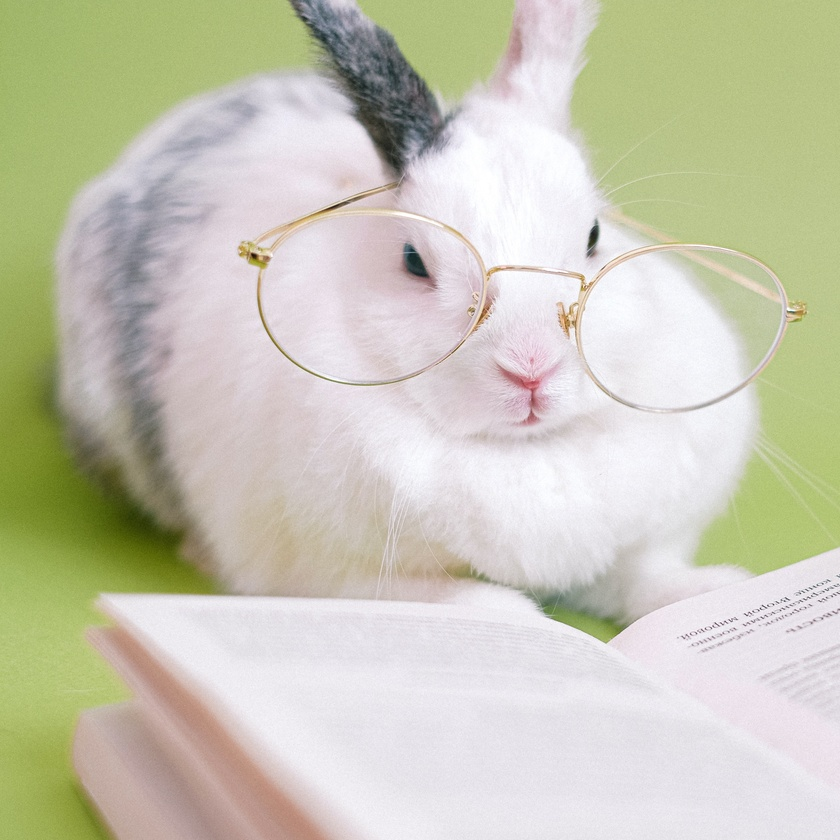
#> input picture T6/rabbit.jpg, 840 x 840 px, shrunk from 4147 x 4147 before the run
$ python 'P - 6.4 (Lotka-Volterra).py'
#> lines starting #> are read from the running program, lines starting #| are printed output that depends on the picture
### Exercise 6.4 (Poblaciones animales)

import numpy as np
import matplotlib.pyplot as plt

def rungeKutta4(x,y,dt,f):
    f0 = f(x,y)
    f1 = f(x + f0*dt/2,y)
    f2 = f(x + f1*dt/2,y)
    f3 = f(x + f2*dt,y)
    xt = x + dt/6*(f0 + 2*f1 + 2*f2 + f3)
    return xt

def fx(x,y): return a*x - b*x*y

def fy(y,x): return -g*y + d*x*y

# Initialization parameters
a,b,g,d = 0.04,0.0005,0.3,5e-5
xo, yo = 1000,40
dt = 0.01

time = np.arange(0,1000,dt)

# Main integration loop
Xlist = [xo]
Ylist = [yo]
for t in time:
    xi = Xlist[-1]
    yi = Ylist[-1]
    x_next = rungeKutta4(xi,yi,dt,fx)
    y_next = rungeKutta4(yi,xi,dt,fy)

    Xlist.append(x_next)
    Ylist.append(y_next)

# Plot Settingds
fig = plt.figure(figsize=(7,4))
ax1 = fig.add_subplot(1,2,1)
ax2 = fig.add_subplot(1,2,2)

try:
    scaleX = max(Xlist); scaleY = max(Ylist)
    image = plt.imread("rabbit.jpg")
#> image is the input picture: shape (840, 840, 3); mean R, G, B 201.4, 200.4, 181.6
    ax2.imshow(image,extent=(scaleX*0.75,scaleX*0.99,scaleY*0.75,scaleY*0.99),aspect="auto", zorder=-1)
except FileNotFoundError: pass

ax1.plot(time,Xlist[:-1])
ax1.plot(time,Ylist[:-1])
ax2.plot(Xlist,Ylist)

ax1.legend(["Rabbits","Wolves"])
ax1.set_title("Time evolution")
ax2.set_title("Parametric dependence")
ax1.set_xlabel("time (months)");ax1.set_ylabel("animals")
ax2.set_xlabel("rabbits (x)");ax2.set_ylabel("wolves (y)")

plt.tight_layout()
plt.show()
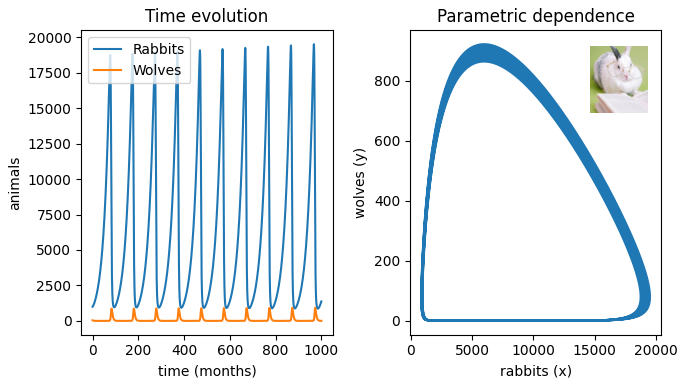
#> figure drawn by matplotlib, 2 panels; panel 1: curve peaks at x = 967.4, y = 19509; panel 1: curve peaks at x = 973.1, y = 922.8

# The results show periodic evolution of the poblations of rabbits and wolves
# When the population of wolves increases the population of rabbits lowers, since they eat the rabbits.
